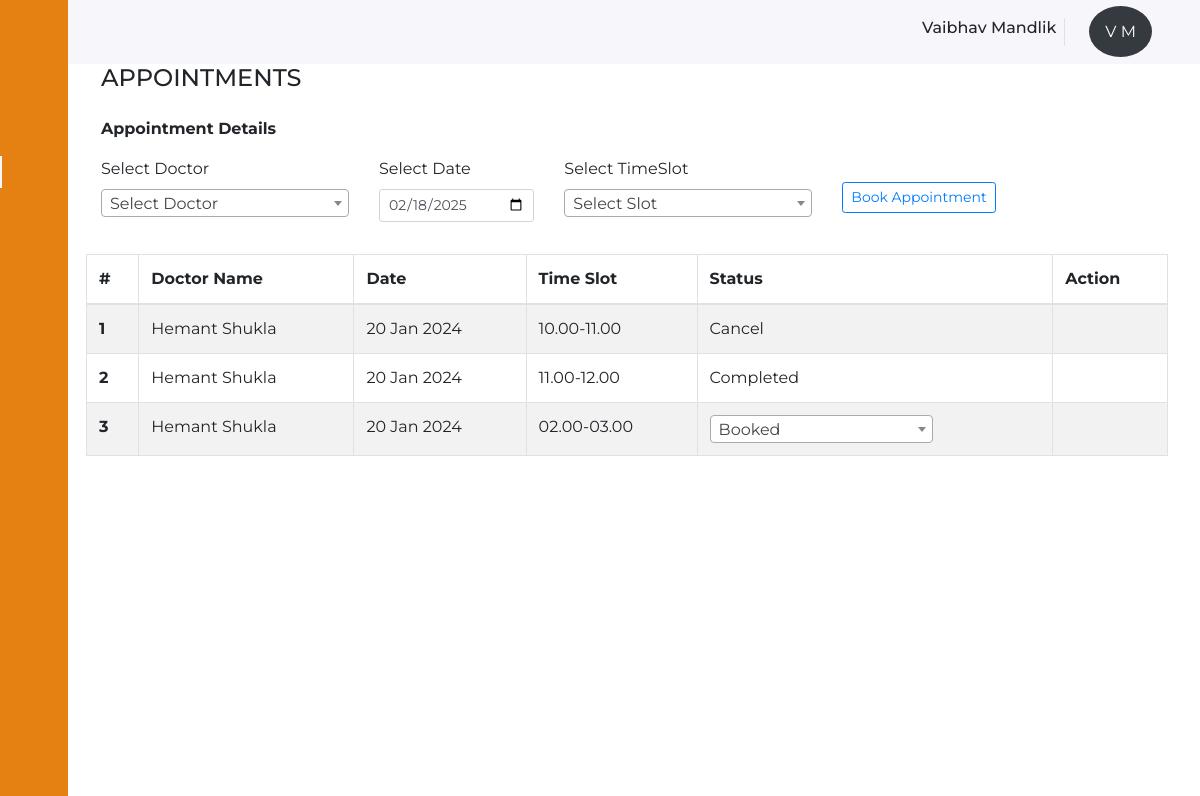
Page /appointments.php (signed in) on the committed database.
### tables this page shows
CREATE TABLE `user_master` (
  `id` int(11) NOT NULL,
  `category` enum('1','2') NOT NULL,
  `firstName` varchar(100) NOT NULL,
  `lastname` varchar(100) NOT NULL,
  `email` varchar(255) NOT NULL,
  `phoneNumber` varchar(121) NOT NULL,
  `password` varchar(100) NOT NULL,
  `addressLine1` varchar(255) NOT NULL,
  `addressLine2` varchar(255) NOT NULL,
  `city` varchar(100) NOT NULL,
  `pincode` varchar(10) NOT NULL,
  `createdBy` int(11) NOT NULL,
  `createdOn` timestamp NOT NULL DEFAULT current_timestamp(),
  `updatedBy` int(11) NOT NULL,
  `updatedOn` timestamp NOT NULL DEFAULT current_timestamp() ON UPDATE current_timestamp(),
  `enabled` enum('0','1') NOT NULL DEFAULT '1'
);

CREATE TABLE `appointment_master` (
  `id` int(11) NOT NULL,
  `uid` int(11) NOT NULL,
  `doctorId` int(11) NOT NULL,
  `appointmentDate` date NOT NULL,
  `slot` int(11) NOT NULL,
  `status` enum('1','2','3','4') NOT NULL,
  `createdBy` int(11) NOT NULL,
  `createdOn` timestamp NOT NULL DEFAULT current_timestamp(),
  `updatedBy` int(11) NOT NULL,
  `updatedOn` timestamp NOT NULL DEFAULT current_timestamp() ON UPDATE current_timestamp(),
  `enabled` enum('0','1') NOT NULL DEFAULT '1'
);

### controller/functions.php (called while the page is built, shortened)
<?php
function select_query($con, $columns_names, $table_name, $where, $orderby, $limit, $group_by)
{
	if(trim($where)!="")
	{
		$where_condition=" WHERE ".$where;
	}
	else
	{
		$where_condition="";
	}
	if(trim($group_by)!="")
	{
		$group_by_condition=" GROUP BY ".$group_by;
	}
	else
	{
		$group_by_condition="";
	}
	if(trim($orderby)!="")
	{
		$orderby_condition=" ORDER BY ".$orderby;
	}
	else
	{
		$orderby_condition="";
	}
	if(trim($limit)!="")
	{
		$limit_condition=" LIMIT ".$limit;
	}
	else
	{
		$limit_condition="";
	}
	$get_select_query="select $columns_names from $table_name $where_condition $group_by_condition $orderby_condition $limit_condition";
	$get_select_query_sql = mysqli_query($con, $get_select_query) or die(mysqli_error($con));
	$select_query_return=array();
    if(mysqli_num_rows($get_select_query_sql)>0)
	{
		while ($get_select_query_rows = mysqli_fetch_assoc($get_select_query_sql))
		{
			$select_query_return[] =$get_select_query_rows;
		}
		return  json_encode($select_query_return);
	} else{
		return json_encode($select_query_return);
	}
}
function encryption($value)
{
    $rand_number=(rand(1000,9999));
    $str = 'abcdefghijklmnopqustuvwxyzABCDEFGHIJKLMNOPQRSTUVWXYZ';
    $rand_char=substr(str_shuffle($str), 0, 4);
    $ascii = "";
    for ($i = 0; $i < strlen($rand_char); $i++)
    {
        $ascii .= ord($rand_char[$i]);
    }
    return $final_result=$rand_char."".(($value*$rand_number)+$ascii)."".$rand_number;
}

### appointments.php (the view, shortened to what this page needs)
<?php
$page = "Appointments";
include_once("./adders/header.php");
if ($_SESSION['category'] == '2')
    $appointments = json_decode(select_query($con, "a.*, u.firstName, u.lastName", "appointment_master a JOIN user_master as u ON a.doctorId=u.id", "a.enabled='1' AND a.uid=" . $_SESSION['uid'], "slot, status DESC", "", ""));
else
    $appointments = json_decode(select_query($con, "a.*, u.firstName, u.lastName", "appointment_master a JOIN user_master as u ON a.uid=u.id", "a.enabled='1' AND a.doctorId=" . $_SESSION['uid'], "appointmentDate, slot, status DESC", "", ""));
$slots = timeSlots;
$appointmentStages = appointmentStages;
$selectedDoctor = $selectedDoctorErr = $timeSlot = $timeSlotErr = $appointmentDate = $appointmentDateErr = "";
?>
<div class="m-3">
    <div class="row">
        <h4 class="text-uppercase"><?php echo $page; ?></h4>
    </div>
    <?php
    if ($_SESSION['category'] == '2') { ?>
        <div class="row">
            <form class="w-100" action="" method="POST" class="validate-form">
                <label class="my-3 locality-label"><b>Appointment Details</b></label>
                <div class="row">
                    <div class="col-md-3">
                        <div class="form-group">
                            <label>Select Doctor</label>
                        </div>
                    </div>
                    <div class="col-md-2">
                        <div class="form-group">
                            <label for="">Select Date</label>
                            <input type="date" class="form-control form-control-sm" name="appointmentDate" <?php echo isset($appointmentDate) && $appointmentDate != '' ? 'value="' . date('Y-m-d', strtotime(date($appointmentDate))) . '"' : 'value="' . date('Y-m-d') . '"'; ?>>
                        </div>
                    </div>
                    <div class="col-md-3">
                        <div class="form-group">
                            <label>Select TimeSlot</label>
                        </div>
                    </div>
                    <div class="col-md-2 d-flex align-items-center">
                        <input type="submit" class="btn btn-sm btn-outline-primary" value="Book Appointment" name="subRequest">
                    </div>
            </form>
        </div>
    <?php } ?>
    <div class="row w-100 my-3">
        <div class="table-responsive">
            <table class="table table-striped table-bordered">
                <thead>
                    <tr>
                        <th scope="col">#</th>
                        <?php if ($_SESSION['category'] == '2') { ?>
                            <th scope="col">Doctor Name</th>
                        <?php } else { ?>
                            <th scope="col">Patient Name</th>
                        <?php } ?>
                        <th scope="col">Date</th>
                        <th scope="col">Time Slot</th>
                        <th scope="col">Status</th>
                        <?php if ($_SESSION['category'] == '2') { ?>
                            <th scope="col">Action</th>
                        <?php } ?>
                    </tr>
                </thead>
                <tbody>
                    <?php
                    $i = 1;
                    foreach ($appointments as $appointment) {
                    ?>
                        <tr>
                            <th scope="row"><?php echo $i++; ?></th>
                            <td><?php echo $appointment->firstName . " " . $appointment->lastName; ?></td>
                            <td><?php echo date('d M Y', strtotime(date($appointment->appointmentDate))); ?></td>
                            <td><?php echo $slots[$appointment->slot]; ?></td>
                            <td>
                                <?php {
                                    if ($appointment->status != '2' && $appointment->status != '4') { ?>
                                        <select class="custom-select custom-select-sm a<?php echo $appointment->id; ?>" id="<?php echo $appointment->id; ?>" onchange="statusChange(event);">
                                            <option selected disabled>Select Status</option>
                                            <?php
                                            foreach ($appointmentStages as $stage) { ?>
                                                <option value="<?php echo (array_search($stage, $appointmentStages) + 1); ?>" <?php echo $appointment->status != "" && $appointmentStages[$appointment->status - 1] == $stage  ? 'selected disabled' : ""; ?>><?php echo $stage; ?></option>
                                            <?php } ?>
                                        </select>
                                <?php  } else echo $appointmentStages[$appointment->status - 1];
                                } ?>
                            </td>
                            <?php if ($_SESSION['category'] == '2') { ?>
                                <td>
                                    <?php if ($appointment->status != '2' && $appointment->status != '4') { ?>
                                        <a href="appointments.php?pref=<?php echo encryption($appointment->id); ?>"><i class="fas fa-pen"></i></a>
                                        <a href="appointments.php?act=at&pref=<?php echo encryption($appointment->id); ?>"><i class="fas fa-trash"></i></a>
                                    <?php } ?>
                                </td>
                            <?php } ?>
                        </tr>
                    <?php } ?>
                </tbody>
            </table>
        </div>
    </div>
</div>
<?php
include_once "./adders/footer.php";
?>

### adders/header.php (shortened to what this page needs)
<?php
$pageList = ['Profile', 'Dashboard', 'Chat with Doctor', 'History', 'Appointments', 'Help', 'Support', 'Feedback'];
$prepend = in_array($page, $pageList) ? '' : '.';
include_once $prepend . "./config/database.php";
include_once $prepend . "./controller/functions.php";
if (isset($_SESSION['logged_in']))
    $user = json_decode(select_query($con, "*", "user_master", "id=" . $_SESSION['uid'], "", "", ""));
?>
<!DOCTYPE html>
<html lang="en">
<head>
    <link type="text/css" rel="stylesheet" href="<?php echo $prepend; ?>./assets/css/bootstrap.min.css">
    <link type="text/css" rel="stylesheet" href="<?php echo $prepend; ?>./assets/css/sweetalert2.min.css" type="text/css">
    <link type="text/css" rel="stylesheet" href="<?php echo $prepend; ?>./assets/css/style.css">
    <link type="text/css" href="https://cdn.jsdelivr.net/npm/select2@4.1.0-rc.0/dist/css/select2.min.css" rel="stylesheet" />
</head>
<body id="body-pd">
    <header class="header mb-5" id="header">
        <div class="header_toggle"> <i class='fas fa-bars' id="header-toggle"></i> </div>
        <?php if (isset($_SESSION['logged_in'])) { ?>
            <div class="border-right ml-auto mr-2">
                <h6 class="mr-2"><?php echo ucwords($user[0]->firstName . " " . $user[0]->lastname); ?></h6>
            </div>
            <div class="dropdown">
                <a class="nav-link nav-user text-white" data-toggle="dropdown" href="#" role="button" aria-haspopup="false" aria-expanded="false">
                    <span class="rounded-circle bg-dark p-3"><?php echo ucwords($user[0]->firstName[0] . " " . $user[0]->lastname[0]); ?></span>
                </a>
            </div>
        <?php } else { ?>
            <a href="login.php" class="nav-link">Login</a>
        <?php } ?>
    </header>
    <div class="l-navbar" id="nav-bar">
        <nav class="nav">
            <div>
                <a href="index.php" class="nav_logo">
                    <i class="fas fa-heartbeat nav_logo-icon"></i>
                </a>
                <div class="nav_list">
                    <a href="dashboard.php" class="nav_link <?php echo $page == 'Dashboard' ? 'active' : ''; ?>">
                        <i class="fas fa-th"></i>
                    </a>
                    <a href="appointments.php" class="nav_link <?php echo $page == 'Appointments' ? 'active' : ''; ?>">
                        <i class="fas fa-hospital-user"></i>
                    </a>
                    <?php if ($_SESSION['category'] == '2') { ?>
                        <a href="history.php" class="nav_link <?php echo $page == 'History' ? 'active' : ''; ?>">
                            <i class="fas fa-history"></i>
                        </a>
                    <?php } ?>
                    <a href="help.php" class="nav_link <?php echo $page == 'Help' ? 'active' : ''; ?>">
                        <i class="fas fa-question-circle"></i>
                    </a>
                    <a href="support.php" class="nav_link <?php echo $page == 'Support' ? 'active' : ''; ?>">
                        <i class="fas fa-info-circle"></i>
                    </a>
                    <?php if ($_SESSION['category'] == '2') { ?>
                        <a href="feedback.php" class="nav_link <?php echo $page == 'Feedback' ? 'active' : ''; ?>">
                            <i class="fas fa-comment-medical"></i>
                        </a>
                    <?php } ?>
                </div>
            </div>
            <?php if (isset($_SESSION['uid'])) { ?>
                <a href="logout.php" class="nav_link"> <i class="fas fa-sign-out-alt"></i> <span class="nav_name">SignOut</span> </a>
            <?php } ?>
        </nav>
    </div>

### adders/footer.php (shortened to what this page needs)
</body>
</html>

### assets/css/style.css (style rules this page uses)
:root { --header-height: 3rem; --nav-width: 68px; --first-color: #e58012; --first-color-light: #eb9130; --white-color: #f7f6fb; --body-font: "Montserrat"; --normal-font-size: 1rem; --z-fixed: 100; }
body { position: relative; margin: var(--header-height) 0 0 0; padding: 0 1rem; font-family: var(--body-font); font-size: var(--normal-font-size); transition: 0.5s; }
.header { width: 100%; height: var(--header-height); position: fixed; top: 0; left: 0; display: flex; align-items: center; justify-content: space-between; padding: 0 1rem; background-color: var(--white-color); z-index: var(--z-fixed); transition: 0.5s; }
.header_toggle { color: var(--first-color); font-size: 1.5rem; cursor: pointer; }
.l-navbar { position: fixed; top: 0; left: -30%; width: var(--nav-width); height: 100vh; background-color: var(--first-color); padding: 0.5rem 1rem 0 0; transition: 0.5s; z-index: var(--z-fixed); }
.nav { height: 100%; display: flex; flex-direction: column; justify-content: space-between; overflow: hidden; }
.nav_logo, .nav_link { display: grid; grid-template-columns: max-content max-content; align-items: center; column-gap: 1rem; padding: 0.5rem 0 0.5rem 1.5rem; }
.nav_logo { margin-bottom: 2rem; text-decoration: none !important; }
.nav_logo-icon { font-size: 1.25rem; color: var(--white-color); margin-left: 0.3rem; }
.nav_link { position: relative; color: var(--first-color-light); margin-bottom: 1.5rem; transition: 0.3s; text-decoration: none !important; }
.nav_link i { font-size: 1.5rem; }
.active { color: var(--white-color); }
.active::before { content: ""; position: absolute; left: 0; width: 2px; height: 32px; background-color: var(--white-color); }
@media screen and (min-width: 768px) { body { margin: calc(var(--header-height) + 1rem) 0 0 0; padding-left: calc(var(--nav-width) + 2rem); } }
@media screen and (min-width: 768px) { .header { height: calc(var(--header-height) + 1rem); padding: 0 2rem 0 calc(var(--nav-width) + 2rem); } }
@media screen and (min-width: 768px) { .l-navbar { left: 0; padding: 1rem 1rem 0 0; } }

### rows in the picture
user_master: firstName+lastname "Vaibhav Mandlik", firstName+lastname "V M"
appointment_master: user_master.firstName "Hemant", user_master.lastname "Shukla", appointmentDate "20 Jan 2024", slot "10.00-11.00", status "Cancel"
appointment_master: user_master.firstName "Hemant", user_master.lastname "Shukla", appointmentDate "20 Jan 2024", slot "11.00-12.00", status "Completed"
appointment_master: user_master.firstName "Hemant", user_master.lastname "Shukla", appointmentDate "20 Jan 2024", slot "02.00-03.00"

### other values in the picture
$page "APPOINTMENTS"
